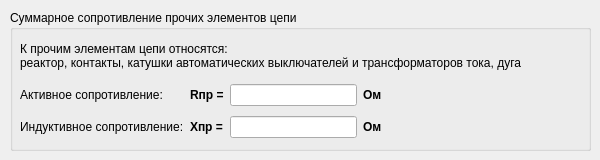
          <widget class="QWidget" name="tab_6">
           <attribute name="title">
            <string>Кратко</string>
           </attribute>
           <widget class="QGroupBox" name="groupBox_2">
            <property name="geometry">
             <rect>
              <x>10</x>
              <y>10</y>
              <width>581</width>
              <height>141</height>
             </rect>
            </property>
            <property name="title">
             <string>Суммарное сопротивление прочих элементов цепи</string>
            </property>
            <widget class="QWidget" name="layoutWidget_2">
             <property name="geometry">
              <rect>
               <x>10</x>
               <y>70</y>
               <width>362</width>
               <height>62</height>
              </rect>
             </property>
             <layout class="QGridLayout" name="gridLayout_3">
              <item row="0" column="0">
               <widget class="QLabel" name="label_34">
                <property name="font">
                 <font>
                  <weight>50</weight>
                  <bold>false</bold>
                 </font>
                </property>
                <property name="text">
                 <string>Активное сопротивление:</string>
                </property>
               </widget>
              </item>
              <item row="0" column="1">
               <widget class="QLabel" name="label_2">
                <property name="font">
                 <font>
                  <weight>75</weight>
                  <bold>true</bold>
                 </font>
                </property>
                <property name="text">
                 <string>Rпр =</string>
                </property>
               </widget>
              </item>
              <item row="0" column="2">
               <widget class="QLineEdit" name="lineEdit_Rpr"/>
              </item>
              <item row="0" column="3">
               <widget class="QLabel" name="label_6">
                <property name="font">
                 <font>
                  <weight>75</weight>
                  <bold>true</bold>
                 </font>
                </property>
                <property name="text">
                 <string>Ом</string>
                </property>
               </widget>
              </item>
              <item row="1" column="0">
               <widget class="QLabel" name="label_35">
                <property name="font">
                 <font>
                  <weight>50</weight>
                  <bold>false</bold>
                 </font>
                </property>
                <property name="text">
                 <string>Индуктивное сопротивление:</string>
                </property>
               </widget>
              </item>
              <item row="1" column="1">
               <widget class="QLabel" name="label_3">
                <property name="font">
                 <font>
                  <weight>75</weight>
                  <bold>true</bold>
                 </font>
                </property>
                <property name="text">
                 <string>Xпр =</string>
                </property>
               </widget>
              </item>
              <item row="1" column="2">
               <widget class="QLineEdit" name="lineEdit_Xpr"/>
              </item>
              <item row="1" column="3">
               <widget class="QLabel" name="label_7">
                <property name="font">
                 <font>
                  <weight>75</weight>
                  <bold>true</bold>
                 </font>
                </property>
                <property name="text">
                 <string>Ом</string>
                </property>
               </widget>
              </item>
             </layout>
            </widget>
            <widget class="QLabel" name="label_36">
             <property name="geometry">
              <rect>
               <x>10</x>
               <y>30</y>
               <width>551</width>
               <height>31</height>
              </rect>
             </property>
             <property name="text">
              <string>К прочим элементам цепи относятся:
реактор, контакты, катушки автоматических выключателей и трансформаторов тока, дуга</string>
             </property>
            </widget>
           </widget>
          </widget>
